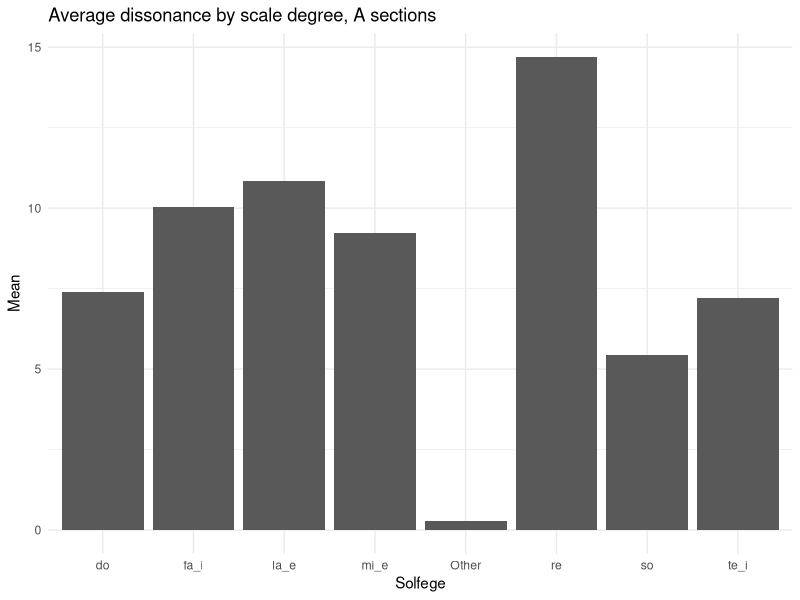
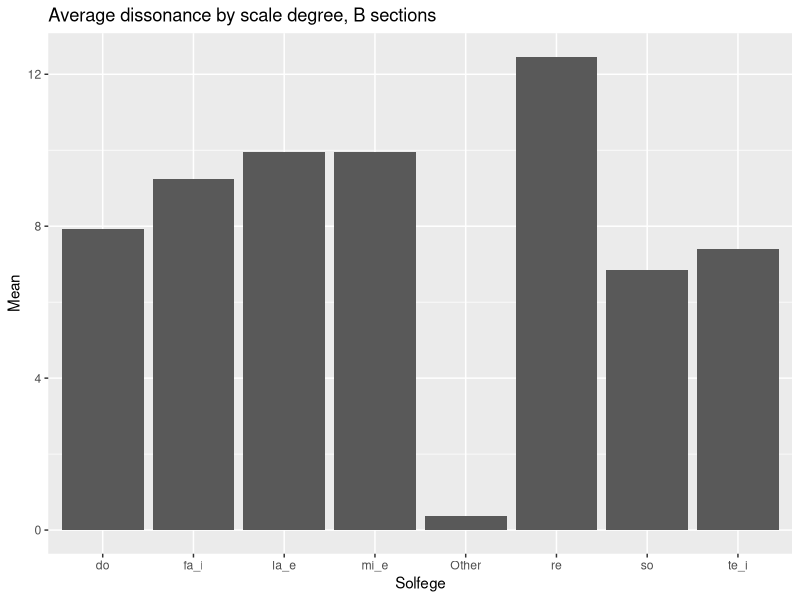
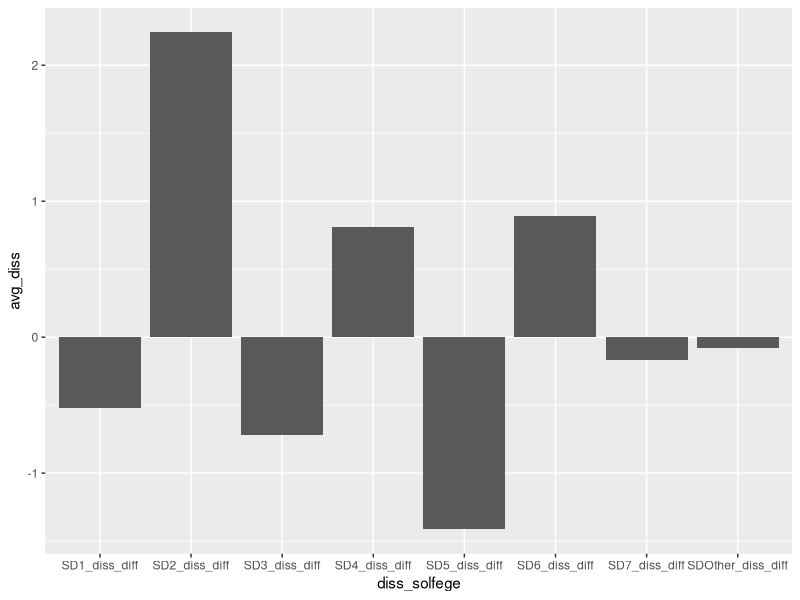
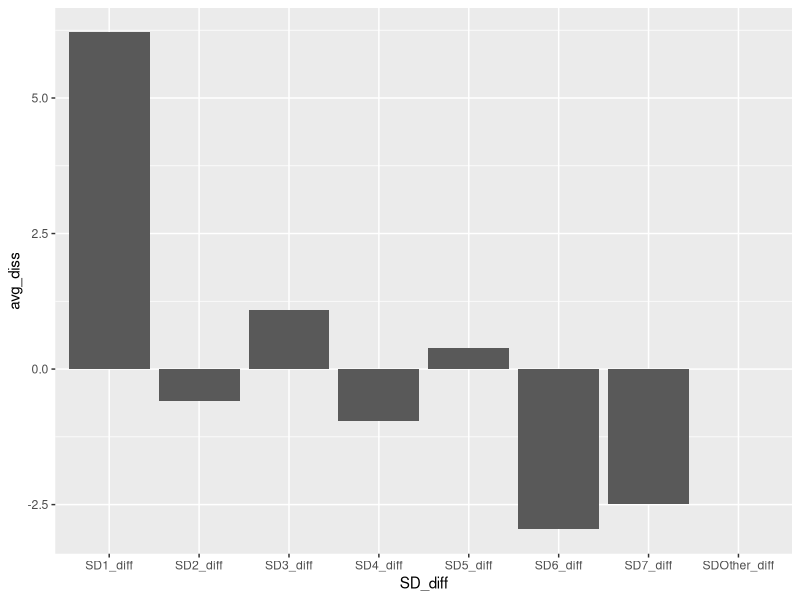

The R source for these figures, in order:
## ---- chunk 1
#| echo: false
#| output: false
#| message: false
# functions needed to run
library(tidyverse)

## ---- chunk 2
#since NA values truly do represent a non-occurrence of an event (all of these are events being counted, I'm going to replace all of the NA values with 0)

#function to fill in zeroes
fill_zeroes = function(vec){
  replace_na({{ vec }}, 0)
}

#read in data
solf_dissA=read_csv("A_solf_diss.txt",show_col_types=FALSE)
solf_dissB=read_csv("B_solf_diss.txt",show_col_types=FALSE)


#fill all data that is numeric, since all are numeric except for the tune titles
solf_dissA_zeroes <- solf_dissA |> mutate(
    across(where(is.numeric),fill_zeroes)
    )
solf_dissB_zeroes <- solf_dissB |> mutate(
    across(where(is.numeric),fill_zeroes)
    )


#collapse columns by summing 
solf_dissA_cleaned <- solf_dissA_zeroes |> 
  mutate(mi_e = me + mi) |> 
  mutate(fa_i = fa + fi) |> 
  mutate(la_e = la + le) |> 
  mutate(te_i = te + ti) |> 
  select (Tune_name,do, re, mi_e, fa_i, so, la_e, te_i, Other)

#an alternative:
solf_dissA_cleaned <- solf_dissA_zeroes |> 
  mutate(
    mi_e = me + mi,
    fa_i = fa + fi,
    la_e = la + le,
    te_i = te + ti
  ) |> 
  select (Tune_name, do, re, mi_e, fa_i, so, la_e, te_i, Other)

solf_dissB_cleaned <- solf_dissB_zeroes |> 
  mutate(mi_e = me + mi) |> 
  mutate(fa_i = fa + fi) |> 
  mutate(la_e = la + le) |> 
  mutate(te_i = te + ti) |> 
  select (Tune_name,do, re, mi_e, fa_i, so, la_e, te_i, Other)

#pivot longer, calculate average amount of dissonance on each scale degree
solf_dissA_summary <- pivot_longer(
  solf_dissA_cleaned,
  cols=c("do","re","mi_e","fa_i","so","la_e","te_i","Other"),
  names_to = "solfege",
  values_to = "count"
  ) |> 
  group_by(solfege) |> 
  summarize(
    avg_diss = mean(count)
  )

solf_dissB_summary <- pivot_longer(
  solf_dissB_cleaned,
  cols=c("do","re","mi_e","fa_i","so","la_e","te_i","Other"),
  names_to = "solfege",
  values_to = "count"
  ) |> 
  group_by(solfege) |> 
  summarize(
    avg_diss = mean(count)
  )

ggplot(solf_dissA_summary, aes(x = solfege, y = avg_diss)) +
  geom_col() + 
  labs(title = "Average dissonance by scale degree, A sections") +
  xlab("Solfege") +
  ylab("Mean") +
  theme_minimal()
## ---- chunk 3
ggplot(solf_dissB_summary, aes(x = solfege, y = avg_diss)) +
  geom_col() + 
  labs(title = "Average dissonance by scale degree, B sections") +
  xlab("Solfege") +
  ylab("Mean")
  
## ---- chunk 4
## dissonance data

#since NA values truly do represent a non-occurrence of an event (all of these are events being counted, I'm going to replace all of the NA values with 0)

#function to fill in zeroes
fill_zeroes = function(vec){
  replace_na({{ vec }}, 0)
}

## handle all of the dissonance data first

#read in data
solf_dissA=read_csv("A_solf_diss.txt",show_col_types=FALSE)
solf_dissB=read_csv("B_solf_diss.txt",show_col_types=FALSE)


#fill all data that is numeric, since all are numeric except for the tune titles
solf_dissA_zeroes <- solf_dissA |> mutate(
    across(where(is.numeric),fill_zeroes)
    )
solf_dissB_zeroes <- solf_dissB |> mutate(
    across(where(is.numeric),fill_zeroes)
    )


#collapse columns by summing 
solf_dissA_cleaned <- solf_dissA_zeroes |> 
  mutate(mi_e = me + mi) |> 
  mutate(fa_i = fa + fi) |> 
  mutate(la_e = la + le) |> 
  mutate(te_i = te + ti) |> 
  select (Tune_name,do, re, mi_e, fa_i, so, la_e, te_i, Other)

#an alternative:
solf_dissA_cleaned <- solf_dissA_zeroes |> 
  mutate(
    mi_e = me + mi,
    fa_i = fa + fi,
    la_e = la + le,
    te_i = te + ti
  ) |> 
  select (Tune_name, do, re, mi_e, fa_i, so, la_e, te_i, Other)

solf_dissB_cleaned <- solf_dissB_zeroes |> 
  mutate(mi_e = me + mi) |> 
  mutate(fa_i = fa + fi) |> 
  mutate(la_e = la + le) |> 
  mutate(te_i = te + ti) |> 
  select (Tune_name,do, re, mi_e, fa_i, so, la_e, te_i, Other)

#pivot longer, calculate average amount of dissonance on each scale degree
solf_dissA_summary <- pivot_longer(
  solf_dissA_cleaned,
  cols=c("do","re","mi_e","fa_i","so","la_e","te_i","Other"),
  names_to = "solfege",
  values_to = "count"
  ) |> 
  group_by(solfege) |> 
  summarize(
    avg_diss = mean(count)
  )

solf_dissB_summary <- pivot_longer(
  solf_dissB_cleaned,
  cols=c("do","re","mi_e","fa_i","so","la_e","te_i","Other"),
  names_to = "solfege",
  values_to = "count"
  ) |> 
  group_by(solfege) |> 
  summarize(
    avg_diss = mean(count)
  )

## ---- chunk 5





## ---- chunk 6
#read in data
SD_A=read_csv("A_SD_dur.txt", show_col_types=FALSE)

SD_B=read_csv("B_SD_dur.txt", show_col_types=FALSE)


#check for any logical values (where the whole column is blank)
SD_A <- SD_A |> 
  # mutate(Other = as.numeric(Other), `1-` = as.numeric(`1-`))
  mutate(
    across(where(is.logical), as.numeric)
  )

SD_B <- SD_B |> 
  # mutate(Other = as.numeric(Other), `1-` = as.numeric(`1-`))
  mutate(
    across(where(is.logical), as.numeric)
  )


#fill all data that is numeric, since all are numeric except for the tune titles
SD_A_zeroes <- SD_A |> mutate(
    across(where(is.numeric),fill_zeroes)
    )

SD_B_zeroes <- SD_B |> mutate(
    across(where(is.numeric),fill_zeroes)
    )

#collapse columns by summing 
SD_A_cleaned <- SD_A_zeroes |> 
  mutate(
    one = `1` + `1+` + `1-`,
    two = `2` + `2+` + `2-`,
    three = `3` + `3+` + `3-`,
    four = `4` + `4+`,
    five = `5` + `5+` + `5-`,
    six = `6` + `6+` + `6-`,
    seven = `7` + `7-`,
  ) |> 
  select (Tune_name,one, two, three, four, five, six, seven, r, Other)

SD_B_cleaned <- SD_B_zeroes |> 
  mutate(
    one = `1` + `1+` + `1-`,
    two = `2` + `2+` + `2-`,
    three = `3` + `3+` + `3-`,
    four = `4` + `4+`,
    five = `5` + `5+` + `5-`,
    six = `6` + `6+` + `6-`,
    seven = `7` + `7-`,
  ) |> 
  select (Tune_name,one, two, three, four, five, six, seven, r, Other)



#pivot longer, calculate average amount of dissonance on each scale degree
SD_A_summary <- pivot_longer(
  SD_A_cleaned,
  cols=c("one","two","three","four","five","six","seven","r","Other"),
  names_to = "scale_deg",
  values_to = "count"
  ) |> 
  group_by(scale_deg) |> 
  summarize(
    avg_diss = mean(count)
  )

SD_B_summary <- pivot_longer(
  SD_B_cleaned,
  cols=c("one","two","three","four","five","six","seven","r","Other"),
  names_to = "scale_deg",
  values_to = "count"
  ) |> 
  group_by(scale_deg) |> 
  summarize(
    avg_diss = mean(count)
  )


## ---- chunk 7

#joining for comparison data

#split the names of each, so I can pair them by the tune name (ignoring the rest of the filename, since it just explains the type of info in the original file)

#function to split, since they'll all have same formats
split_names = function(df, tune_name){
  df |> separate_wider_delim(
    {{ tune_name }},
    delim = ".", 
    names = c("tune_name","krn","content","filetype"),
    too_many = "merge"
  )
}

#split_names(solf_dissA_cleaned,Tune_name)

solf_dissA_join <- solf_dissA_cleaned |> 
  separate_wider_delim(
    Tune_name,
    delim = ".", 
    names = c("tune_name","krn","content","filetype"),
    too_many = "merge"
  )

solf_dissB_join <- solf_dissB_cleaned |> 
  separate_wider_delim(
    Tune_name,
    delim = ".", 
    names = c("tune_name","krn","content","filetype"),
    too_many = "merge"
  )


SD_A_join <- SD_A_cleaned |> 
  separate_wider_delim(
    Tune_name,
    delim = ".", 
    names = c("tune_name","krn","content","filetype"),
    too_many = "merge"
  )


SD_B_join <- SD_B_cleaned |> 
  separate_wider_delim(
    Tune_name,
    delim = ".", 
    names = c("tune_name","krn","content","filetype"),
    too_many = "merge"
  )

SD_diff <- SD_A_join |> 
  inner_join(SD_B_join, by = "tune_name", suffix = c("A","B")) |> 
  mutate(
    SD1_diff = oneA-oneB,
    SD2_diff = twoA-twoB,
    SD3_diff = threeA-threeB,
    SD4_diff = fourA-fourB,
    SD5_diff = fiveA-fiveB,
    SD6_diff = sixA-sixB,
    SD7_diff = sevenA-sevenB,
    SDOther_diff = OtherA-OtherB
  )

diss_diff <- solf_dissA_join |> 
  inner_join(solf_dissB_join, by = "tune_name", suffix = c("A","B")) |> 
  mutate(
    SD1_diss_diff = doA-doB,
    SD2_diss_diff = reA-reB,
    SD3_diss_diff = mi_eA-mi_eB,
    SD4_diss_diff = fa_iA-fa_iB,
    SD5_diss_diff = soA-soB,
    SD6_diss_diff = la_eA-la_eB,
    SD7_diss_diff = te_iA-te_iB,
    SDOther_diss_diff = OtherA-OtherB
  ) |> 
  select(
    tune_name,SD1_diss_diff,SD2_diss_diff,SD3_diss_diff,SD4_diss_diff,SD5_diss_diff,SD6_diss_diff,SD7_diss_diff,SDOther_diss_diff
    )

# summarizes the average differences per solfege for all (not dissonant)
SD_diff_summary <- pivot_longer(
  SD_diff,
  cols=c(
    "SD1_diff","SD2_diff","SD3_diff","SD4_diff","SD5_diff","SD6_diff","SD7_diff","SDOther_diff"
    ),
  names_to = "SD_diff",
  values_to = "count"
  ) |> 
  group_by(SD_diff) |> 
  summarize(
    avg_diss = mean(count)
  )

# summarizes the average differences per solfege for the dissonance
diss_diff_summary <- pivot_longer(
  diss_diff,
  cols=c(
    "SD1_diss_diff","SD2_diss_diff","SD3_diss_diff","SD4_diss_diff","SD5_diss_diff","SD6_diss_diff","SD7_diss_diff","SDOther_diss_diff"
    ),
  names_to = "diss_solfege",
  values_to = "count"
  ) |> 
  group_by(diss_solfege) |> 
  summarize(
    avg_diss = mean(count)
  )

ggplot(diss_diff_summary, aes(x = diss_solfege, y = avg_diss)) +
  geom_col()

ggplot(SD_diff_summary, aes(x = SD_diff, y = avg_diss)) +
  geom_col()


## ---- chunk 8


all_joined <- diss_diff |> 
  left_join(SD_diff, by = join_by(tune_name))
